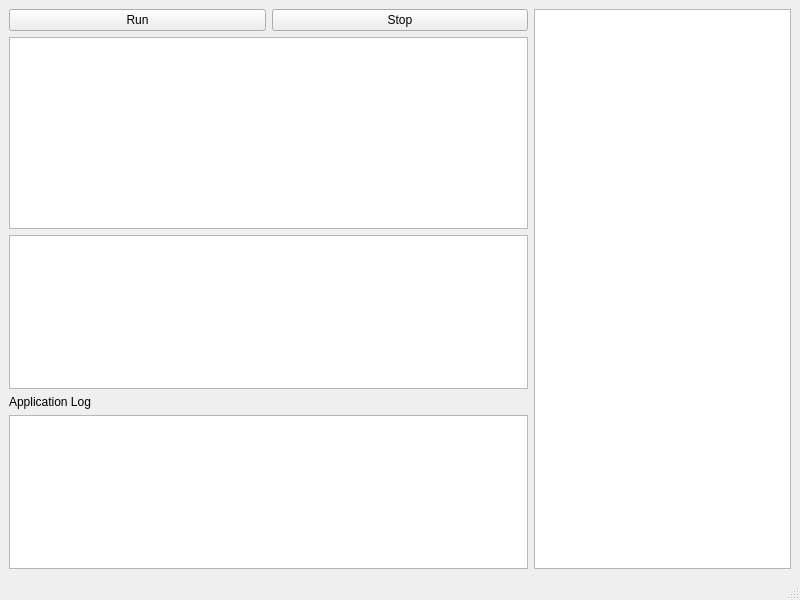
<?xml version="1.0" encoding="UTF-8"?>
<ui version="4.0">
 <class>MainWindow</class>
 <widget class="QMainWindow" name="MainWindow">
  <property name="geometry">
   <rect>
    <x>0</x>
    <y>0</y>
    <width>800</width>
    <height>600</height>
   </rect>
  </property>
  <property name="windowTitle">
   <string>MainWindow</string>
  </property>
  <widget class="QWidget" name="centralwidget">
   <layout class="QGridLayout" name="gridLayout">
    <item row="0" column="0">
     <layout class="QGridLayout" name="gridLayout_3">
      <item row="1" column="0" colspan="2">
       <widget class="QTextEdit" name="textEdit_2">
        <property name="sizePolicy">
         <sizepolicy hsizetype="Preferred" vsizetype="MinimumExpanding">
          <horstretch>0</horstretch>
          <verstretch>0</verstretch>
         </sizepolicy>
        </property>
       </widget>
      </item>
      <item row="2" column="0" colspan="2">
       <layout class="QVBoxLayout" name="verticalLayout_3">
        <item>
         <widget class="QTextBrowser" name="textBrowser">
          <property name="sizePolicy">
           <sizepolicy hsizetype="Preferred" vsizetype="Preferred">
            <horstretch>0</horstretch>
            <verstretch>0</verstretch>
           </sizepolicy>
          </property>
         </widget>
        </item>
        <item>
         <widget class="QLabel" name="label">
          <property name="text">
           <string>Application Log</string>
          </property>
         </widget>
        </item>
        <item>
         <widget class="QTextBrowser" name="textBrowser_2"/>
        </item>
       </layout>
      </item>
      <item row="0" column="0">
       <widget class="QPushButton" name="pushButton">
        <property name="text">
         <string>Run</string>
        </property>
       </widget>
      </item>
      <item row="0" column="2" rowspan="3">
       <widget class="QTextEdit" name="textEdit">
        <property name="sizePolicy">
         <sizepolicy hsizetype="Minimum" vsizetype="Minimum">
          <horstretch>0</horstretch>
          <verstretch>0</verstretch>
         </sizepolicy>
        </property>
       </widget>
      </item>
      <item row="0" column="1">
       <widget class="QPushButton" name="pushButton_2">
        <property name="text">
         <string>Stop</string>
        </property>
       </widget>
      </item>
     </layout>
    </item>
   </layout>
  </widget>
  <widget class="QMenuBar" name="menubar">
   <property name="geometry">
    <rect>
     <x>0</x>
     <y>0</y>
     <width>800</width>
     <height>22</height>
    </rect>
   </property>
  </widget>
  <widget class="QStatusBar" name="statusbar"/>
 </widget>
 <resources/>
 <connections/>
</ui>
